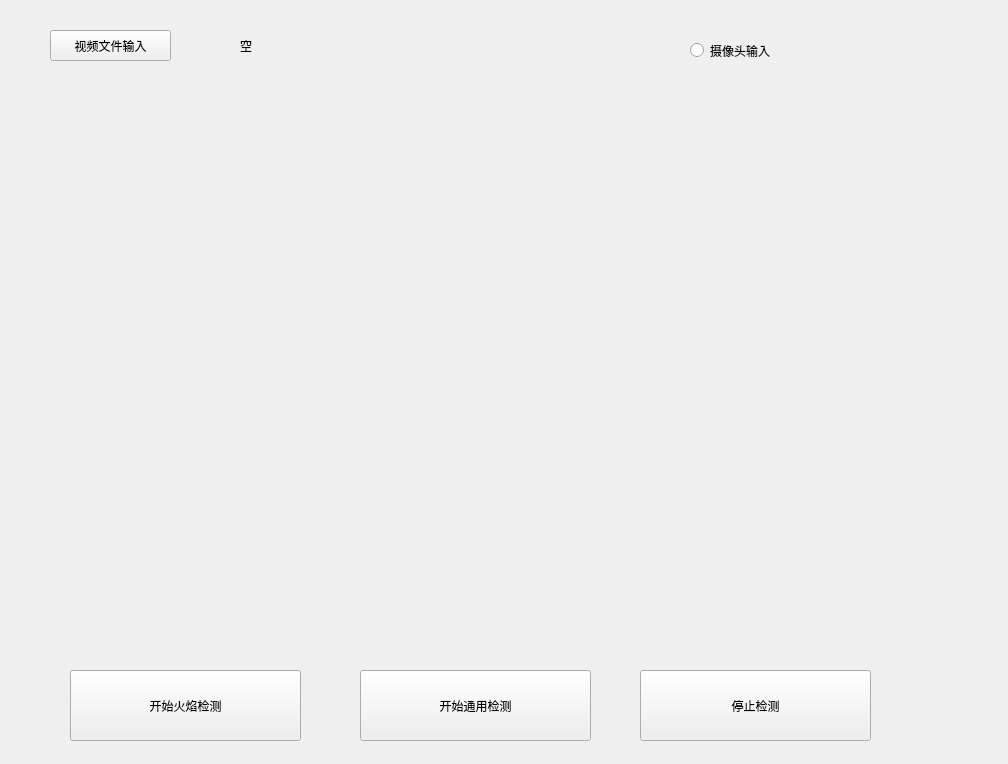
<?xml version="1.0" encoding="UTF-8"?>
<ui version="4.0">
 <class>Form</class>
 <widget class="QWidget" name="Form">
  <property name="geometry">
   <rect>
    <x>0</x>
    <y>0</y>
    <width>1008</width>
    <height>764</height>
   </rect>
  </property>
  <property name="windowTitle">
   <string>Form</string>
  </property>
  <widget class="QRadioButton" name="camera">
   <property name="geometry">
    <rect>
     <x>1570</x>
     <y>530</y>
     <width>171</width>
     <height>41</height>
    </rect>
   </property>
   <property name="autoFillBackground">
    <bool>true</bool>
   </property>
   <property name="text">
    <string>摄像头输入</string>
   </property>
  </widget>
  <widget class="QRadioButton" name="camera_2">
   <property name="geometry">
    <rect>
     <x>690</x>
     <y>30</y>
     <width>171</width>
     <height>41</height>
    </rect>
   </property>
   <property name="autoFillBackground">
    <bool>true</bool>
   </property>
   <property name="text">
    <string>摄像头输入</string>
   </property>
  </widget>
  <widget class="QLabel" name="label_2">
   <property name="geometry">
    <rect>
     <x>240</x>
     <y>30</y>
     <width>361</width>
     <height>31</height>
    </rect>
   </property>
   <property name="autoFillBackground">
    <bool>true</bool>
   </property>
   <property name="text">
    <string>空</string>
   </property>
  </widget>
  <widget class="QLabel" name="frame_label_2">
   <property name="geometry">
    <rect>
     <x>30</x>
     <y>90</y>
     <width>931</width>
     <height>551</height>
    </rect>
   </property>
   <property name="autoFillBackground">
    <bool>true</bool>
   </property>
   <property name="text">
    <string/>
   </property>
  </widget>
  <widget class="QPushButton" name="video_input_2">
   <property name="geometry">
    <rect>
     <x>50</x>
     <y>30</y>
     <width>121</width>
     <height>31</height>
    </rect>
   </property>
   <property name="text">
    <string>视频文件输入</string>
   </property>
  </widget>
  <widget class="QPushButton" name="det">
   <property name="geometry">
    <rect>
     <x>70</x>
     <y>670</y>
     <width>231</width>
     <height>71</height>
    </rect>
   </property>
   <property name="text">
    <string>开始火焰检测</string>
   </property>
  </widget>
  <widget class="QPushButton" name="det_2">
   <property name="geometry">
    <rect>
     <x>640</x>
     <y>670</y>
     <width>231</width>
     <height>71</height>
    </rect>
   </property>
   <property name="text">
    <string>停止检测</string>
   </property>
  </widget>
  <widget class="QPushButton" name="det_3">
   <property name="geometry">
    <rect>
     <x>360</x>
     <y>670</y>
     <width>231</width>
     <height>71</height>
    </rect>
   </property>
   <property name="text">
    <string>开始通用检测</string>
   </property>
  </widget>
 </widget>
 <resources/>
 <connections/>
</ui>
